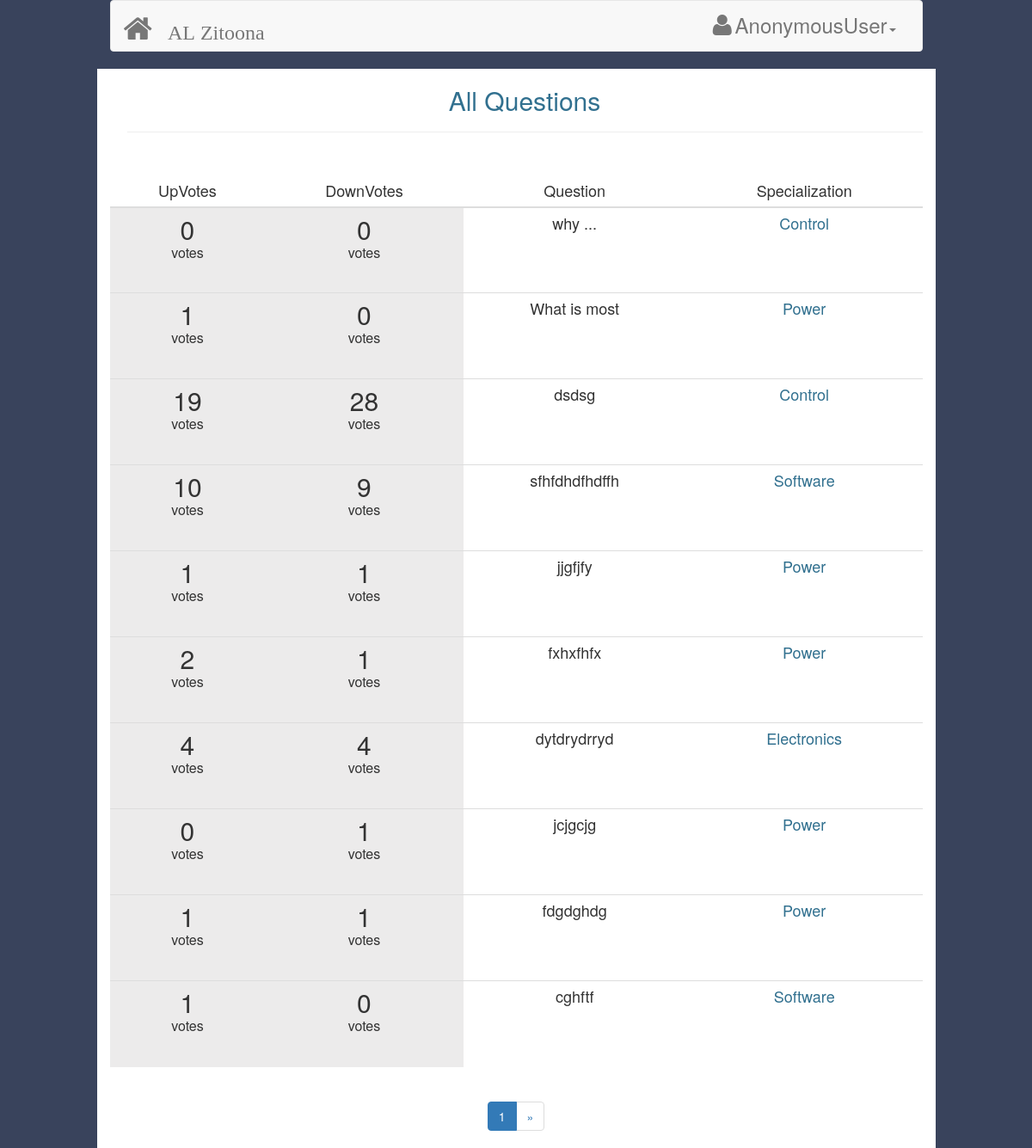
The page /home/questions/All/ on the database its author committed.
### Questions/models.py (models this page shows, shortened)
class ask_question(models.Model):
    asker=models.CharField("Asker",max_length=100,default="User")
    question_id=models.AutoField(unique=True,primary_key=True,default=None)
    question_title = models.CharField("question title", max_length=150, default=None)
    question = models.CharField("question", max_length=1000, default=None)
    specialization = models.CharField("specialization", max_length=50, default=None)
    date = models.DateField("date", auto_now_add=True)
    upvote=models.IntegerField("upvote",default=0)
    downvote=models.IntegerField("downvote",default=0)
    all_votings=models.IntegerField("Voters",default=0)
    weekday= models.IntegerField("week day",default=0)
    dayOfWeek=models.IntegerField("day Of Week",default=1)

### Questions/views.py (the view)
# urls.py: url(r'^home/questions/All/$', All_Questions.as_view()),
class All_Questions(View):
    def get(self, request):
        all_questions = ask_question.objects.all().order_by("-date")
        paginator = Paginator(all_questions, 10)
        requested_page = request.GET.get('page')
        try:
            page = paginator.page(requested_page)
        except PageNotAnInteger:
            page = paginator.page(1)
        except EmptyPage:
            page = paginator.page(paginator.num_pages)
        context = {"page": page}
        return render(request, "questions.html", context)

### templates/questions.html (shortened to what this page needs)
{% load staticfiles %}
<html>
<head>
    <link href="{% static 'css/bootstrap.min.css'%}" rel="stylesheet">
    <link href="{% static 'css/loading.css'%}" rel="stylesheet">
    <link href="{% static 'css/loading_spinner.css'%}" rel="stylesheet">
    <link href="{% static 'css/font-awesome.min.css'%}" rel="stylesheet">
</head>
<body>
<div class="container">
    <div class="row">
         <div class="col-xs-10 col-xs-offset-1">
           {% include 'Site_Bar.html' %}
        </div>
        <div class="col-xs-10 col-xs-offset-1" id="alzitoona-table">
            <div class="h2 text-info" style="margin-left:20px" align="center"> All Questions
                <hr>
            </div>
            <div class="table-responsive" id="normal-table">
                <table class="table table-hover" style="margin-top:30px">
                    <thead>
                    <tr>
                        <th><span class="h4">UpVotes</span></th>
                        <th><span class="h4">DownVotes</span></th>
                        <th><span class="h4">Question</span></th>
                        <th><span class="h4">Specialization</span></th>
                    </tr>
                    </thead>
                    <tbody>
                    {% for info in page.object_list %}
                    <tr>
                        <td style="background-color:#ECEBEB ;height:100px"><span class="h2 ">{{info.upvote}}</span><br/>votes
                        </td>
                        <td style="background-color:#ECEBEB; height:100px"><span class="h2 ">{{info.downvote}}</span>
                            <br/>votes
                        </td>
                        <td><a class="h4" style="height:100px" href="{{info.question_id}}/">{{info.question_title}}</a></td>
                        <td><span class="h4 text-info" style="height:100px">{{info.specialization}}</span></td>
                    </tr>
                    {% endfor %}
                    </tbody>
                </table>
                <div align="center">
                    <ul class="pagination pagination-centered">
                        <li class="active"><a href="?page={{ page.number }}">{{page.number}}</a></li>
                        {% if page.has_next %}
                        <li><a href="?page={{ page.next_page_number }}">&raquo;</a></li>
                        {% endif %}
                    </ul>
                </div>
            </div>
        </div>
    </div>
</div>
</body>
</html>

### templates/questions.html (style rules this page uses)
td,th { text-align:center ; }
body { background-color:#39435c }
#alzitoona-table { background-color:white }

### rows shown on the page
ask_question: upvote "0", downvote "0", question_title "why ...", specialization "Control"
ask_question: upvote "1", downvote "0", question_title "What is most", specialization "Power"
ask_question: upvote "19", downvote "28", question_title "dsdsg", specialization "Control"
ask_question: upvote "10", downvote "9", question_title "sfhfdhdfhdffh", specialization "Software"
ask_question: upvote "1", downvote "1", question_title "jjgfjfy", specialization "Power"
ask_question: upvote "2", downvote "1", question_title "fxhxfhfx", specialization "Power"
ask_question: upvote "4", downvote "4", question_title "dytdrydrryd", specialization "Electronics"
ask_question: upvote "0", downvote "1", question_title "jcjgcjg", specialization "Power"
ask_question: upvote "1", downvote "1", question_title "fdgdghdg", specialization "Power"
ask_question: upvote "1", downvote "0", question_title "cghftf", specialization "Software"

### other values the page prints
{{ request.user }} "AnonymousUser"
{{ page.number }} "1"
